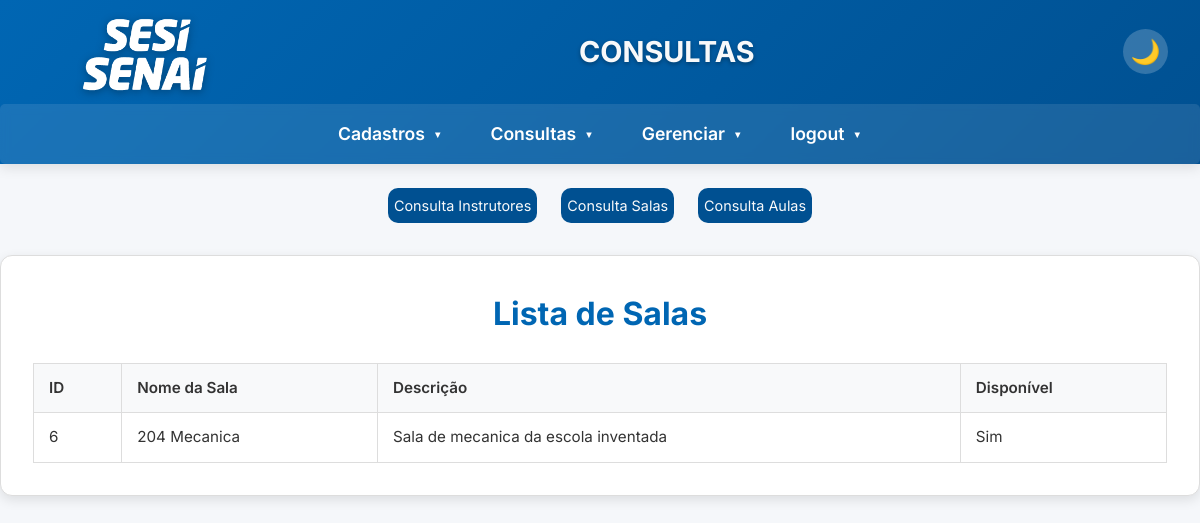
The app's page /consultas.php?view=salas with its own data.
### tables this page shows
CREATE TABLE salas (
    id_sala INT AUTO_INCREMENT PRIMARY KEY,
    nome_sala VARCHAR(35) NOT NULL,
    descricao TEXT,
    disponivel TINYINT(1) DEFAULT 0
    );

### consultas.php (the view, shortened to what this page needs)
<?php
require_once 'conexao.php';
?>
<!DOCTYPE html>
<html lang="pt-br">
<head>
    <link rel="stylesheet" href="./css/style.css">
    </head>
<body>
    <header>
        <div class="headlogo">
            <a href="home.php"><img src="imagens/sesi_senai_negativo.png" alt="logomenu"></a>
        </div>
        <h1>CONSULTAS</h1>
        <button id="theme-toggle-button" class="theme-toggle-button">🌙</button>
        <nav>
            <ul>
                <li><a href="./home.php">Cadastros</a>
                </li>
                <li><a href="#">Consultas</a>
                </li>
                <li><a href="gerenciar.php">Gerenciar</a>
        </li>
                <li><a href="index.php">logout</a></li>
            </ul>
        </nav>
    </header>
    <main>
        <div class="botoes">
             <a href="consultas.php?view=instrutores">Consulta Instrutores</a>
             <a href="consultas.php?view=salas">Consulta Salas</a>
             <a href="consultas.php?view=aulas">Consulta Aulas</a>
        </div>
        <div class="content-wrapper">
        <?php
        function exibir_tabela($resultado, $cabecalhos) {
            if ($resultado && $resultado->num_rows > 0) {
                echo "<table>";
                echo "<thead><tr>";
                foreach ($cabecalhos as $cabecalho) {
                    echo "<th>" . htmlspecialchars($cabecalho) . "</th>";
                }
                echo "</tr></thead>";
                echo "<tbody>";
                while ($linha = $resultado->fetch_assoc()) {
                    echo "<tr>";
                    foreach ($linha as $key => $coluna) {
                        if ($key === 'disponivel') {
                            echo "<td>" . ($coluna ? 'Sim' : 'Não') . "</td>";
                        } else {
                            echo "<td>" . htmlspecialchars($coluna) . "</td>";
                        }
                    }
                    echo "</tr>";
                }
                echo "</tbody></table>";
            } else {
                echo "<p>Nenhum resultado encontrado.</p>";
            }
        }
        if (isset($_GET['view'])) {
            $view = $_GET['view'];
            switch ($view) {
                case 'salas':
                    echo "<h2>Lista de Salas</h2>";
                    $sql = "SELECT id_sala, nome_sala, descricao, disponivel FROM salas";
                    $resultado = $conn->query($sql);
                    exibir_tabela($resultado, ['ID', 'Nome da Sala', 'Descrição', 'Disponível']);
                    break;
            }
        } else {
            echo '<div class="welcome-message">';
            echo '<h1>Bem-vindo ao Painel de Consultas</h1>';
            echo '<p>Selecione uma consulta no menu ou nos botões acima para exibir os dados.</p>';
            echo '</div>';
        }
        ?>
        </div>
    </main>
</body>
</html>

### css/style.css (style rules this page uses)
:root { --primary: #0066b3; --primary-dark: #005091; --secondary: #f8f9fa; --accent: #ff6b00; --shadow: 0 4px 12px rgba(0, 0, 0, 0.1); --transition: all 0.3s ease; --bg-color: #f5f7fa; --surface-color: #ffffff; --text-primary: #333; --text-secondary: #666; --text-light: #f8f9fa; --border-color: #ddd; --input-bg: #f8fafc; }
* { list-style-type: none; margin: 0; padding: 0; box-sizing: border-box; text-decoration: none; }
body { font-family: 'Inter', sans-serif; background-color: var(--bg-color); color: var(--text-primary); line-height: 1.6; transition: var(--transition); }
header { background: linear-gradient(135deg, var(--primary), var(--primary-dark)); color: var(--text-light); box-shadow: var(--shadow); position: relative; z-index: 1000; display: flex; flex-wrap: wrap; align-items: center; }
.headlogo { margin-top: 1rem; margin-left: 5rem; display: flex; align-items: center; gap: 1rem; }
.headlogo img { height: 80px; filter: drop-shadow(0 2px 4px rgba(0,0,0,0.3)); }
header h1 { font-size: 1.8rem; font-weight: 700; text-shadow: 0 2px 4px rgba(0,0,0,0.3); flex-grow: 1; display: flex; justify-content: center; margin: 0 2rem; }
.theme-toggle-button { background: rgba(255, 255, 255, 0.2); border: none; color: white; padding: 0.5rem; border-radius: 50%; cursor: pointer; font-size: 1.5rem; width: 45px; height: 45px; display: flex; justify-content: center; align-items: center; transition: var(--transition); margin-right: 2rem; }
nav { width: 100vw; margin-top: 0rem; background: rgba(255, 255, 255, 0.1); border-radius: 5px; backdrop-filter: blur(5px); padding: 0.2rem 1rem; display: flex; flex-direction: row; justify-content: center; }
nav > ul { display: flex; justify-content: space-between; list-style: none; }
nav > ul > li { position: relative; flex: 1; text-align: center; }
nav > ul > li > a { display: block; padding: 0.8rem 1.5rem; color: white; text-decoration: none; font-weight: 600; font-size: 1.1rem; transition: var(--transition); border-radius: 6px; }
nav > ul > li > a:after { content: "▼"; font-size: 0.6rem; margin-left: 0.5rem; vertical-align: middle; }
.botoes { margin-top: 2vw; display: flex; justify-content: center; gap: 2vw; }
.botoes a { color: var(--text-light); font-size: 1.2vw; background-color: var(--primary-dark); border-radius: 10px; padding: 0.5vw; transition: var(--transition); }
main .content-wrapper { max-width: 1400px; margin: 2rem auto; padding: 2rem; background: var(--surface-color); border-radius: 12px; box-shadow: var(--shadow); border: 1px solid var(--border-color); }
main h2 { color: var(--primary); margin-bottom: 1.5rem; text-align: center; font-size: 2rem; }
main table { width: 100%; border-collapse: collapse; margin-top: 20px; font-size: 0.95rem; }
main th, main td { padding: 12px 15px; border: 1px solid var(--border-color); text-align: left; transition: background-color 0.3s ease; }
main th { background-color: var(--secondary); font-weight: 600; color: var(--text-primary); }

### records on screen
salas: id_sala "6", nome_sala "204 Mecanica", descricao "Sala de mecanica da escola inventada", disponivel "Sim"

### other values on screen
$cabecalho "ID"
$cabecalho "Nome da Sala"
$cabecalho "Descrição"
$cabecalho "Disponível"
